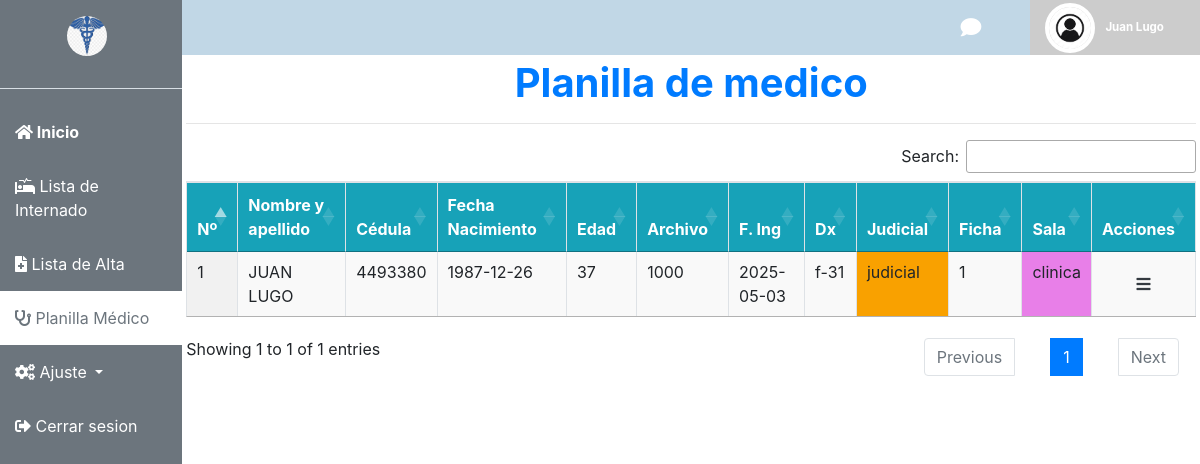
The app's page /vista/lista_detalle_medico.php (signed in) with its own data.
### tables this page shows
CREATE TABLE `detalle_medico` (
  `id` int(11) NOT NULL,
  `id_paciente` int(11) NOT NULL,
  `diagnostico` text DEFAULT NULL,
  `judicial` varchar(50) DEFAULT NULL,
  `fecha_inf_judicial` date NOT NULL,
  `ficha` varchar(100) DEFAULT NULL,
  `sala` varchar(20) DEFAULT NULL,
  `estado` varchar(100) DEFAULT NULL,
  `deposito` varchar(100) DEFAULT NULL,
  `obs` varchar(250) NOT NULL,
  `fecha_registro` timestamp NULL DEFAULT current_timestamp(),
  `fecha_actualizacion` timestamp NULL DEFAULT current_timestamp() ON UPDATE current_timestamp()
);

CREATE TABLE `pacientes` (
  `id` int(11) NOT NULL,
  `nombre` varchar(100) NOT NULL,
  `apellido` varchar(100) NOT NULL,
  `cedula` varchar(20) NOT NULL,
  `fecha_nacimiento` date NOT NULL,
  `archivo` varchar(255) DEFAULT NULL,
  `direccion` text DEFAULT NULL,
  `telefono` varchar(20) DEFAULT NULL,
  `pais` varchar(100) DEFAULT NULL,
  `responsable` varchar(200) DEFAULT NULL,
  `id_usuario` int(11) NOT NULL,
  `estado` varchar(100) NOT NULL,
  `fecha_ingreso` date NOT NULL,
  `sala` varchar(20) NOT NULL,
  `fecha_egreso` date NOT NULL,
  `dia_internacion` int(10) DEFAULT NULL,
  `observacion` varchar(100) NOT NULL,
  `fecha_registro` date NOT NULL DEFAULT current_timestamp(),
  `fecha_actualizacion` timestamp NOT NULL DEFAULT current_timestamp() ON UPDATE current_timestamp()
);

### control/paciente/lista_detalle_medico.php (called while the page is built)
<?php
include '../conexion/conexion.php';
function obtenerDetalle($conexion) {
    $sql = "SELECT
                p.id,
                CONCAT(p.nombre, ' ', p.apellido) as nombre_apellido,
                p.cedula,
                p.fecha_nacimiento,
                p.archivo,
                p.fecha_ingreso,
                m.diagnostico,
                m.estado as estado_m,
                m.sala,
                m.judicial,
                m.fecha_inf_judicial,
                m.ficha,
                m.deposito,
                m.id as id_detalle
            FROM
                detalle_medico m
            LEFT JOIN
                pacientes p ON m.id_paciente = p.id
            LEFT JOIN
                usuarios u ON p.id_usuario = u.id_usuario
            WHERE m.id_paciente AND p.estado = 'internado'";
    $resultado = $conexion->query($sql);
    $pacientes = [];
    if ($resultado && $resultado->num_rows > 0) {
        while ($fila = $resultado->fetch_assoc()) {
            $fecha_nac = new DateTime($fila['fecha_nacimiento']);
            $fecha_actual = new DateTime();
            $edad = $fecha_nac->diff($fecha_actual);
            $fila['edad'] = $edad->y;
            $fecha_formateada = $fecha_nac->format('d/m/Y');
            $fila['fecha_nacimiento_formateada'] = $fecha_formateada;
            $pacientes[] = $fila;
        }
    }
    return $pacientes;
}
$pacientes = obtenerDetalle($conexion);
?>

### vista/lista_detalle_medico.php (the view, shortened to what this page needs)
<?php
include '../include/parte1.php';
include '../control/paciente/lista_detalle_medico.php';
?>
<div class="container-fluid p-0">
<?php include '../include/header.php';?>
  <div class="p-1">
<h1 class="text-center text-primary"><strong>Planilla de medico</strong></h1>
<hr>
    <table id="tablaPacientes" class="display table table-striped table-bordered table-sm">
        <thead>
            <tr class="bg-info text-white">
                <th>Nº</th>
                <th>Nombre y apellido</th>
                <th>Cédula</th>
                <th>Fecha Nacimiento</th>
                <th>Edad</th>
                <th>Archivo</th>
                <th>F. Ing</th>
                <th>Dx</th>
                <th>Judicial</th>
                <th>Ficha</th>
                <th>Sala</th>
                <th>Acciones</th>
            </tr>
        </thead>
        <tbody>
        <?php
$contador = 1;
foreach ($pacientes as $fila) {
    $color = ($fila['judicial'] === 'judicial') ? 'orange' : 'inherit';
    if ($fila['sala'] === 'clinica') {
        $colorSala = 'violet';
    } elseif ($fila['sala'] === 'seguridad') {
        $colorSala = 'red';
    } else {
        $colorSala = 'inherit';
    }
if ($fila['estado_m'] === 'alta') {
    $colorAlta = 'green';
} elseif ($fila['estado_m'] === 'permiso') {
    $colorAlta = 'yellow';
} else {
    $colorAlta = 'inherit';
}
    echo "<tr>
        <td>{$contador}</td>
        <td style='background-color: $colorAlta'>{$fila['nombre_apellido']}</td>
        <td>{$fila['cedula']}</td>
        <td>{$fila['fecha_nacimiento']}</td>
        <td>{$fila['edad']}</td>
        <td>{$fila['archivo']}</td>
        <td>{$fila['fecha_ingreso']}</td>
        <td>{$fila['diagnostico']}</td>
        <td style='background-color: $color'>{$fila['judicial']}</td>
        <td>{$fila['ficha']}</td>
        <td style='background-color: $colorSala'>{$fila['sala']}</td>
        <td class='text-center align-middle'>
            <div class='dropdown' style='padding: 0; margin: 0;'>
                <a href='#' class='text-dark' id='dropdownMenu{$fila['id']}' data-toggle='dropdown' aria-haspopup='true' aria-expanded='false'>
                    <i class='fas fa-bars'></i>
                </a>
                <div class='dropdown-menu dropdown-menu-right p-0' aria-labelledby='dropdownMenu{$fila['id']}' style='min-width: 100px;'>
                    <a class='dropdown-item small py-1 px-2' href='ver_detalle_medico.php?id={$fila['id_detalle']}'>
                        <i class='fas fa-eye text-primary mr-1'></i> Ver
                    </a>
                    <a class='dropdown-item small py-1 px-2' href='editar_detalle_medico.php?id={$fila['id_detalle']}'>
                        <i class='fas fa-edit text-success mr-1'></i> Editar
                    </a>
                    <a class='dropdown-item small py-1 px-2' href='eliminar.php?id={$fila['id']}' onclick='return confirm(\"¿Estás seguro de eliminar este paciente?\")'>
                        <i class='fas fa-trash-alt text-danger mr-1'></i> Eliminar
                    </a>
                </div>
            </div>
        </td>
    </tr>";
    $contador++;
}
?>
        </tbody>
    </table>
</div>
</div>
<?php include '../include/script.php'; ?>
<?php include '../include/parte2.php'; ?>

### include/parte1.php (style rules this page uses)
body { margin: 0; padding: 0; height: auto; display: flex; flex-direction: row; }

### records on screen
detalle_medico: nombre_apellido "JUAN LUGO", id_paciente.cedula "4493380", id_paciente.fecha_nacimiento "1987-12-26", edad "37", id_paciente.archivo "1000", id_paciente.fecha_ingreso "2025-05-03", diagnostico "f-31", judicial "judicial", ficha "1", sala "clinica"

### other values on screen
$_SESSION['nombre'] "Juan Lugo"
